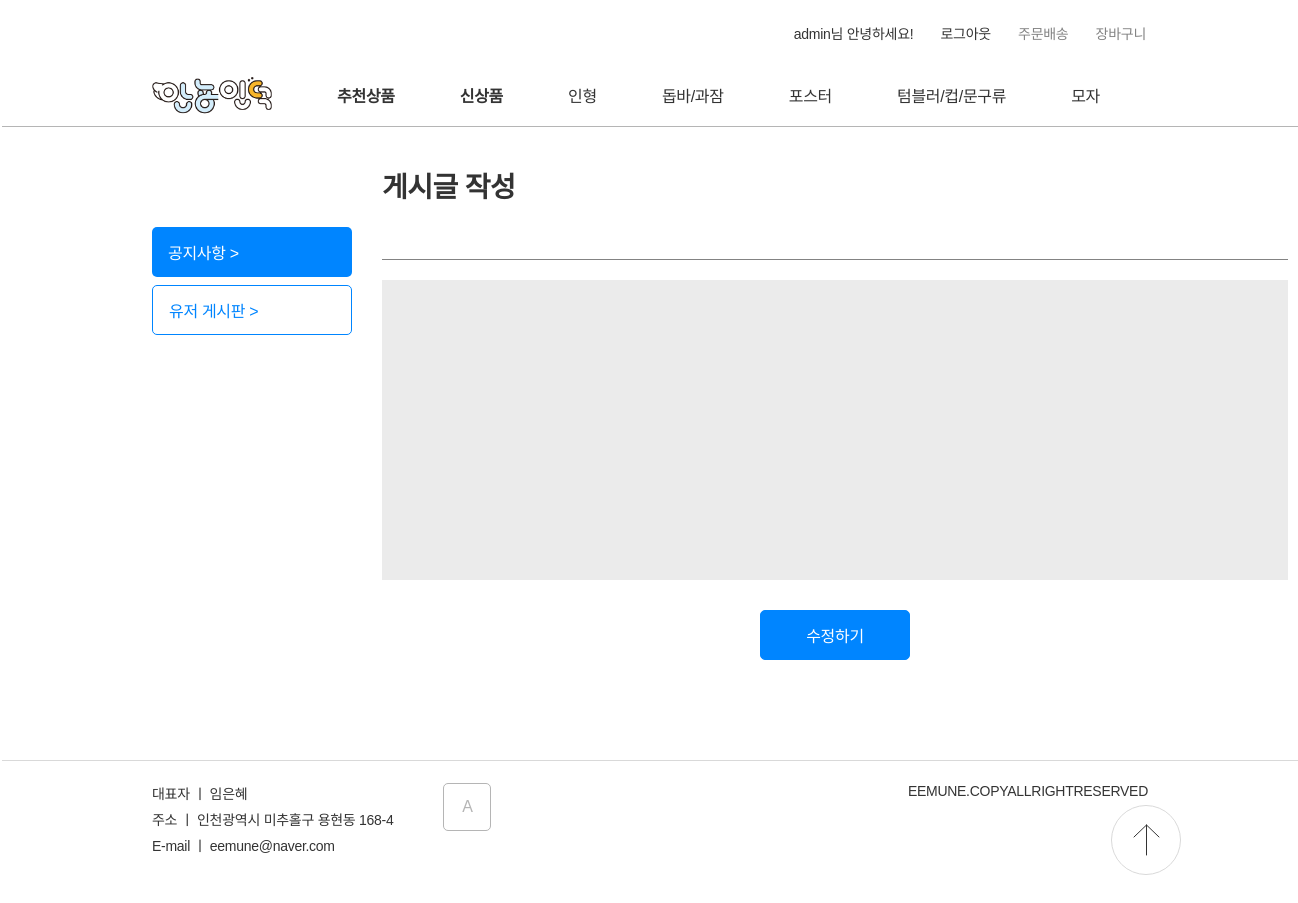
Page /update_post?post_id=7 (signed in) on the earlier database version.
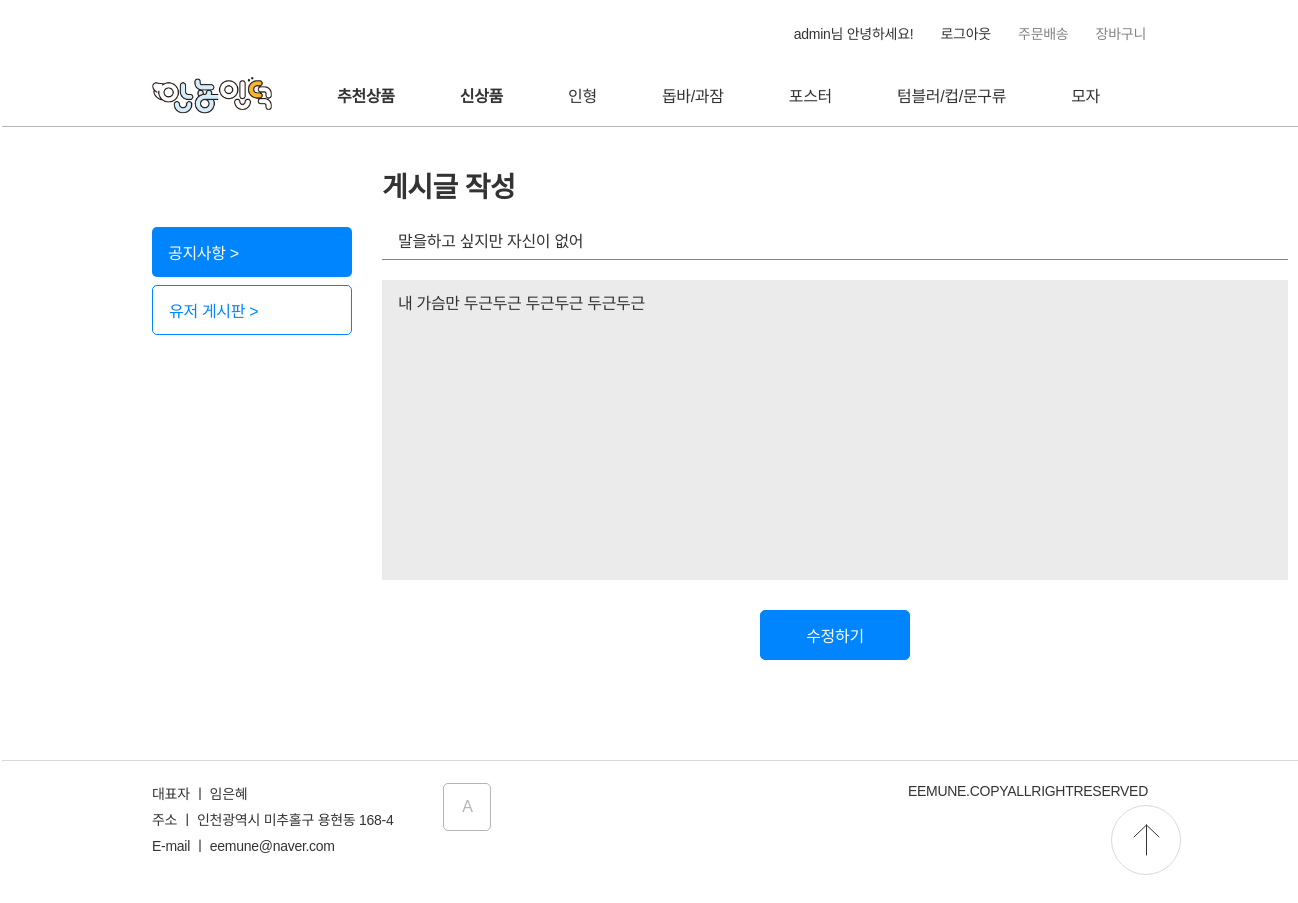
Same page on the later database version.
### data_models.py (models this page shows)
class Board(db.Model):
    __tablename__="Board"
    id=Column(db.Integer, primary_key=True)
    post_id=Column(String(8))
    writer_id = Column(String(32))
    title=Column(String)
    content=Column(String)
    data=Column(String)

### server.py (the view, shortened to what this page needs)
@app.route('/update_post', methods = ['GET', 'POST'])
def update_post():
    if request.method == "GET":
        post_id = request.args.get("post_id")
        post_to_update = db.session.query(Board).filter(Board.id == post_id).first()
        return render_template("update_post.html", post = post_to_update)

### templates/update_post.html (shortened to what this page needs)
<!DOCTYPE html>
<html lang="ko">
<head>
    <link href="../static/CSS/nav.css" rel="stylesheet">
    <link href="../static/CSS/stylesheet.css" rel="stylesheet">
    <link href="../static/CSS/write_board.css" rel="stylesheet">
</head>
<nav>
    <div id="comp_header">
        <div id="component_top-list">
            <ul>
                {% if session['user_id']%}
                <li><a class="size_14"href="./wishlist">{{session['user_id']}}님 안녕하세요!</a></li>
                <li><a class="size_14"href="./logout">로그아웃</a></li>
                {% else %}
                <li><a class="size_14"href="./signin">로그인</a></li>
                <li><a class="size_14"href="./signup">회원가입</a></li>
                {% endif %}
                <li><a class="size_14 color_B5B5B5"href="error">주문배송</a></li>
                <li><a class="size_14 color_B5B5B5"href="wishlist">장바구니</a></li>
            </ul>
        </div>
        <div id="component_navigator">
            <ul>
                <img id="LOGO" onclick="location.href='/'" src="../static/img/icon/안뇽인덕.png"/>
                <li><a style="font-weight: 700;" href="./category_item?category=추천상품">추천상품</a></li>
                <li><a style="font-weight: 700;" href=".//category_item?category=신상품">신상품</a></li>
                <li><a href="./category_item?category=A">인형</a></li>
                <li><a href="./category_item?category=B">돕바/과잠</a></li>
                <li><a href="./category_item?category=C">포스터</a></li>
                <li><a href="./category_item?category=D">텀블러/컵/문구류</a></li>
                <li><a href="./category_item?category=E">모자</a></li>
            </ul>
        </div>
        </div>
</nav>
<body>
    {%if not session.user_id%}
    <script>
        alert("로그인 후 이용 가능합니다.");
        location.href='/board';
    </script>
   {%else%}
   <div class="div_write_board">
    <div class="left_section">
        <div  onclick="location.href='/board'" class="btn_notification">공지사항 ></div>
        <div  onclick="location.href='/board'" class="btn_board">유저 게시판 ></div>
    </div>
    <div class="right_section">
        <p class="weight_700 section_title">게시글 작성</p>
        <form method="post" class="write_section">
            <input class="post_title" required name="post_title" value = "{{post.title}}">
            <textarea class="post_content" name="post_content" style="resize:none"  required >{{post.content}}</textarea>
            <div class="btn_container">
                <button type="submit" onclick="location.href='/update_post'">수정하기</button>
            </div>
        </div>
    </div>
{%endif%}
<footer>
    <div class="introduction">
        <p class="size_14">대표자 ㅣ 임은혜</p>
        <p class="size_14">주소 ㅣ 인천광역시 미추홀구 용현동 168-4</p>
        <p class="size_14">E-mail ㅣ eemune@naver.com</p>
    </div>
    <button onclick="location.href='/adminpage'">A</button>
    <div class="copyright">
        <p class="color_838383 size_14">EEMUNE.COPYALLRIGHTRESERVED</p>
    </div>
    <img id="gogo_top" src="../static/img/icon/icon_top.svg" onclick="location.href='#'"/>
</footer>
</html>

Differences in the rows shown:
added Board: post_title "말을하고 싶지만 자신이 없어", post_content "내 가슴만 두근두근 두근두근 두근두근"
